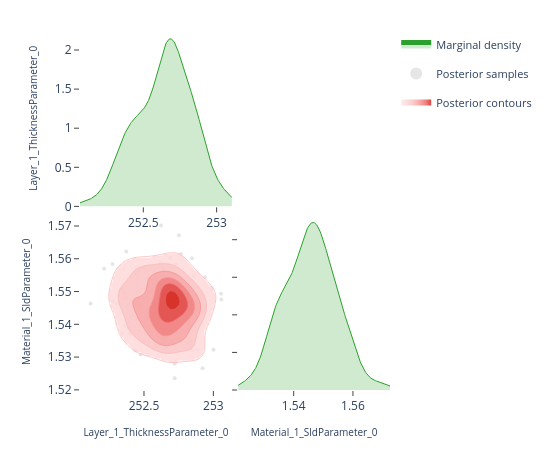

Notebook code for this chart:
### Code cell
# ---- Pairwise focus: thickness vs SLD ---------------------------------------
# A 2-parameter corner plot zooms in on the joint posterior for a specific
# pair.  This is the same view the EasyReflectometryApp's "2D Heatmap"
# sub-tab uses to inspect parameter degeneracies.


params_of_interest = ['Layer_1_ThicknessParameter_0', 'Material_1_SldParameter_0']
idx = [posterior.param_names.index(p) for p in params_of_interest]
subset_draws = np.asarray(posterior.draws)[:, idx]

fig = plot_corner(subset_draws, params_of_interest)
fig.show()

### Figure 1 — Plotly figure (JSON) as saved in the notebook; plotly's stock layout.template omitted (floating-point values rounded to 4 significant figures; data arrays with more than 128 entries replaced by an {"elided": "..."} marker saying what was removed)
{"data": [{"fill": "tozeroy", "fillcolor": "rgba(44, 160, 44, 0.22)", "hoverinfo": "skip", "legendgroup": "marginal", "line": {"color": "rgb(44, 160, 44)", "width": 1}, "mode": "lines", "name": "Marginal density", "showlegend": true, "type": "scatter", "x": {"elided": "256 float values"}, "xaxis": "x", "y": {"elided": "256 float values"}, "yaxis": "y"}, {"hoverinfo": "skip", "legendgroup": "scatter", "marker": {"color": "rgba(140, 140, 140, 0.22)", "size": 4}, "mode": "markers", "name": "Posterior samples", "showlegend": true, "type": "scatter", "x": [252.4, 252.9, 253.0, 252.5, 252.6, 252.7, 252.3, 252.6, 252.8, 252.7, 252.4, 252.5, 252.8, 252.7, 252.7, 252.9, 252.6, 252.6, 252.4, 252.7, 252.3, 252.8, 253.1, 252.4, 252.6, 252.9, 252.9, 253.1, 252.6, 252.7, 252.6, 252.8, 252.8, 252.7, 252.4, 252.7, 252.7, 252.5, 252.7, 252.7, 252.1, 252.7, 252.6, 252.7, 252.7, 252.6, 252.9, 252.6, 252.7, 252.3, 252.6, 252.7, 252.8, 252.7, 252.6, 252.8, 252.5, 252.9, 252.7, 252.5, 252.3, 252.8, 252.5, 252.4, 252.8, 252.3, 252.9, 252.9, 252.6, 252.7, 252.8, 252.7, 252.7, 252.7, 252.5, 252.8, 252.7, 252.4, 252.5, 252.4, 252.4, 252.8, 252.5, 252.7, 252.6, 252.7, 252.4, 252.9, 252.4, 252.7, 252.6, 252.2, 252.4, 252.6, 252.6, 252.8, 252.8, 253.0, 252.6, 252.5, 252.3, 252.8, 252.5, 252.7, 252.8, 252.7, 252.9, 252.8, 252.5, 252.6, 252.7, 252.7, 252.9, 252.7, 252.5, 252.7, 252.4, 252.5, 252.8, 252.4], "xaxis": "x3", "y": [1.548, 1.555, 1.532, 1.545, 1.542, 1.552, 1.546, 1.543, 1.547, 1.56, 1.562, 1.547, 1.54, 1.544, 1.545, 1.542, 1.543, 1.552, 1.532, 1.535, 1.558, 1.534, 1.549, 1.546, 1.559, 1.546, 1.547, 1.548, 1.542, 1.551, 1.534, 1.543, 1.535, 1.547, 1.557, 1.533, 1.549, 1.556, 1.551, 1.545, 1.546, 1.528, 1.557, 1.551, 1.542, 1.548, 1.543, 1.534, 1.539, 1.551, 1.536, 1.55, 1.54, 1.551, 1.556, 1.538, 1.557, 1.554, 1.554, 1.536, 1.547, 1.545, 1.555, 1.556, 1.56, 1.537, 1.527, 1.549, 1.536, 1.547, 1.535, 1.547, 1.552, 1.547, 1.542, 1.55, 1.549, 1.547, 1.55, 1.537, 1.55, 1.545, 1.554, 1.524, 1.57, 1.533, 1.553, 1.545, 1.539, 1.558, 1.539, 1.557, 1.543, 1.536, 1.544, 1.567, 1.552, 1.551, 1.539, 1.556, 1.551, 1.533, 1.535, 1.544, 1.532, 1.55, 1.532, 1.545, 1.531, 1.545, 1.539, 1.545, 1.544, 1.55, 1.546, 1.54, 1.54, 1.538, 1.561, 1.542], "yaxis": "y3", "zorder": 0}, {"colorscale": [[0.0, "rgba(255, 224, 224, 0.62)"], [0.35, "rgba(250, 188, 188, 0.70)"], [0.6, "rgba(245, 148, 148, 0.78)"], [0.82, "rgba(237, 104, 104, 0.84)"], [1.0, "rgba(215, 48, 39, 0.90)"]], "connectgaps": false, "contours": {"coloring": "fill", "end": 81.13, "showlabels": false, "showlines": false, "size": 12.81, "start": 17.08}, "hoverinfo": "skip", "legendgroup": "contour", "name": "Posterior contours", "showlegend": true, "showscale": false, "type": "contour", "x": [252.1, 252.1, 252.1, 252.1, 252.1, 252.1, 252.1, 252.2, 252.2, 252.2, 252.2, 252.2, 252.2, 252.2, 252.3, 252.3, 252.3, 252.3, 252.3, 252.3, 252.3, 252.3, 252.4, 252.4, 252.4, 252.4, 252.4, 252.4, 252.4, 252.4, 252.5, 252.5, 252.5, 252.5, 252.5, 252.5, 252.5, 252.6, 252.6, 252.6, 252.6, 252.6, 252.6, 252.6, 252.6, 252.7, 252.7, 252.7, 252.7, 252.7, 252.7, 252.7, 252.8, 252.8, 252.8, 252.8, 252.8, 252.8, 252.8, 252.8, 252.9, 252.9, 252.9, 252.9, 252.9, 252.9, 252.9, 252.9, 253.0, 253.0, 253.0, 253.0, 253.0, 253.0, 253.0, 253.1, 253.1, 253.1, 253.1, 253.1], "xaxis": "x3", "y": [1.521, 1.522, 1.523, 1.523, 1.524, 1.524, 1.525, 1.526, 1.526, 1.527, 1.528, 1.528, 1.529, 1.53, 1.53, 1.531, 1.532, 1.532, 1.533, 1.534, 1.534, 1.535, 1.536, 1.536, 1.537, 1.537, 1.538, 1.539, 1.539, 1.54, 1.541, 1.541, 1.542, 1.543, 1.543, 1.544, 1.545, 1.545, 1.546, 1.547, 1.547, 1.548, 1.548, 1.549, 1.55, 1.55, 1.551, 1.552, 1.552, 1.553, 1.554, 1.554, 1.555, 1.556, 1.556, 1.557, 1.558, 1.558, 1.559, 1.56, 1.56, 1.561, 1.561, 1.562, 1.563, 1.563, 1.564, 1.565, 1.565, 1.566, 1.567, 1.567, 1.568, 1.569, 1.569, 1.57, 1.571, 1.571, 1.572, 1.573], "yaxis": "y3", "z": {"elided": "80x80 float values"}, "zmax": 81.13, "zmin": 17.08, "zorder": 1}, {"colorscale": [[0.0, "rgba(250, 188, 188, 0.94)"], [0.35, "rgba(250, 188, 188, 0.94)"], [0.35, "rgba(245, 148, 148, 0.95)"], [0.6, "rgba(245, 148, 148, 0.95)"], [0.6, "rgba(237, 104, 104, 0.96)"], [0.82, "rgba(237, 104, 104, 0.96)"], [0.82, "rgba(215, 48, 39, 0.98)"], [1.0, "rgba(215, 48, 39, 0.98)"]], "contours": {"coloring": "lines", "end": 81.13, "showlabels": false, "size": 12.81, "start": 17.08}, "hoverinfo": "skip", "legendgroup": "contour", "line": {"width": 0.9}, "showlegend": false, "showscale": false, "type": "contour", "x": [252.1, 252.1, 252.1, 252.1, 252.1, 252.1, 252.1, 252.2, 252.2, 252.2, 252.2, 252.2, 252.2, 252.2, 252.3, 252.3, 252.3, 252.3, 252.3, 252.3, 252.3, 252.3, 252.4, 252.4, 252.4, 252.4, 252.4, 252.4, 252.4, 252.4, 252.5, 252.5, 252.5, 252.5, 252.5, 252.5, 252.5, 252.6, 252.6, 252.6, 252.6, 252.6, 252.6, 252.6, 252.6, 252.7, 252.7, 252.7, 252.7, 252.7, 252.7, 252.7, 252.8, 252.8, 252.8, 252.8, 252.8, 252.8, 252.8, 252.8, 252.9, 252.9, 252.9, 252.9, 252.9, 252.9, 252.9, 252.9, 253.0, 253.0, 253.0, 253.0, 253.0, 253.0, 253.0, 253.1, 253.1, 253.1, 253.1, 253.1], "xaxis": "x3", "y": [1.521, 1.522, 1.523, 1.523, 1.524, 1.524, 1.525, 1.526, 1.526, 1.527, 1.528, 1.528, 1.529, 1.53, 1.53, 1.531, 1.532, 1.532, 1.533, 1.534, 1.534, 1.535, 1.536, 1.536, 1.537, 1.537, 1.538, 1.539, 1.539, 1.54, 1.541, 1.541, 1.542, 1.543, 1.543, 1.544, 1.545, 1.545, 1.546, 1.547, 1.547, 1.548, 1.548, 1.549, 1.55, 1.55, 1.551, 1.552, 1.552, 1.553, 1.554, 1.554, 1.555, 1.556, 1.556, 1.557, 1.558, 1.558, 1.559, 1.56, 1.56, 1.561, 1.561, 1.562, 1.563, 1.563, 1.564, 1.565, 1.565, 1.566, 1.567, 1.567, 1.568, 1.569, 1.569, 1.57, 1.571, 1.571, 1.572, 1.573], "yaxis": "y3", "z": {"elided": "80x80 float values"}, "zmax": 81.13, "zmin": 17.08, "zorder": 2}, {"fill": "tozeroy", "fillcolor": "rgba(44, 160, 44, 0.22)", "hoverinfo": "skip", "legendgroup": "marginal", "line": {"color": "rgb(44, 160, 44)", "width": 1}, "mode": "lines", "name": "Marginal density", "showlegend": false, "type": "scatter", "x": {"elided": "256 float values"}, "xaxis": "x4", "y": {"elided": "256 float values"}, "yaxis": "y4"}], "layout": {"height": 450, "legend": {"font": {"size": 11}, "itemsizing": "constant", "orientation": "v", "x": 1.02, "xanchor": "left", "y": 1.0, "yanchor": "top"}, "margin": {"b": 60, "l": 80, "r": 160, "t": 30}, "plot_bgcolor": "white", "showlegend": true, "width": 550, "xaxis": {"anchor": "y", "domain": [0.0, 0.49], "showgrid": false, "ticks": "outside", "zeroline": false}, "xaxis2": {"anchor": "y2", "domain": [0.51, 1.0], "showgrid": false, "ticks": "outside", "visible": false, "zeroline": false}, "xaxis3": {"anchor": "y3", "domain": [0.0, 0.49], "showgrid": false, "ticks": "outside", "title": {"font": {"size": 10}, "text": "Layer_1_ThicknessParameter_0"}, "zeroline": false}, "xaxis4": {"anchor": "y4", "domain": [0.51, 1.0], "showgrid": false, "ticks": "outside", "title": {"font": {"size": 10}, "text": "Material_1_SldParameter_0"}, "zeroline": false}, "yaxis": {"anchor": "x", "domain": [0.51, 1.0], "showgrid": false, "ticks": "outside", "title": {"font": {"size": 10}, "text": "Layer_1_ThicknessParameter_0"}, "zeroline": false}, "yaxis2": {"anchor": "x2", "domain": [0.51, 1.0], "showgrid": false, "ticks": "outside", "visible": false, "zeroline": false}, "yaxis3": {"anchor": "x3", "domain": [0.0, 0.49], "showgrid": false, "ticks": "outside", "title": {"font": {"size": 10}, "text": "Material_1_SldParameter_0"}, "zeroline": false}, "yaxis4": {"anchor": "x4", "domain": [0.0, 0.49], "showgrid": false, "showticklabels": false, "ticks": "outside", "zeroline": false}}}
